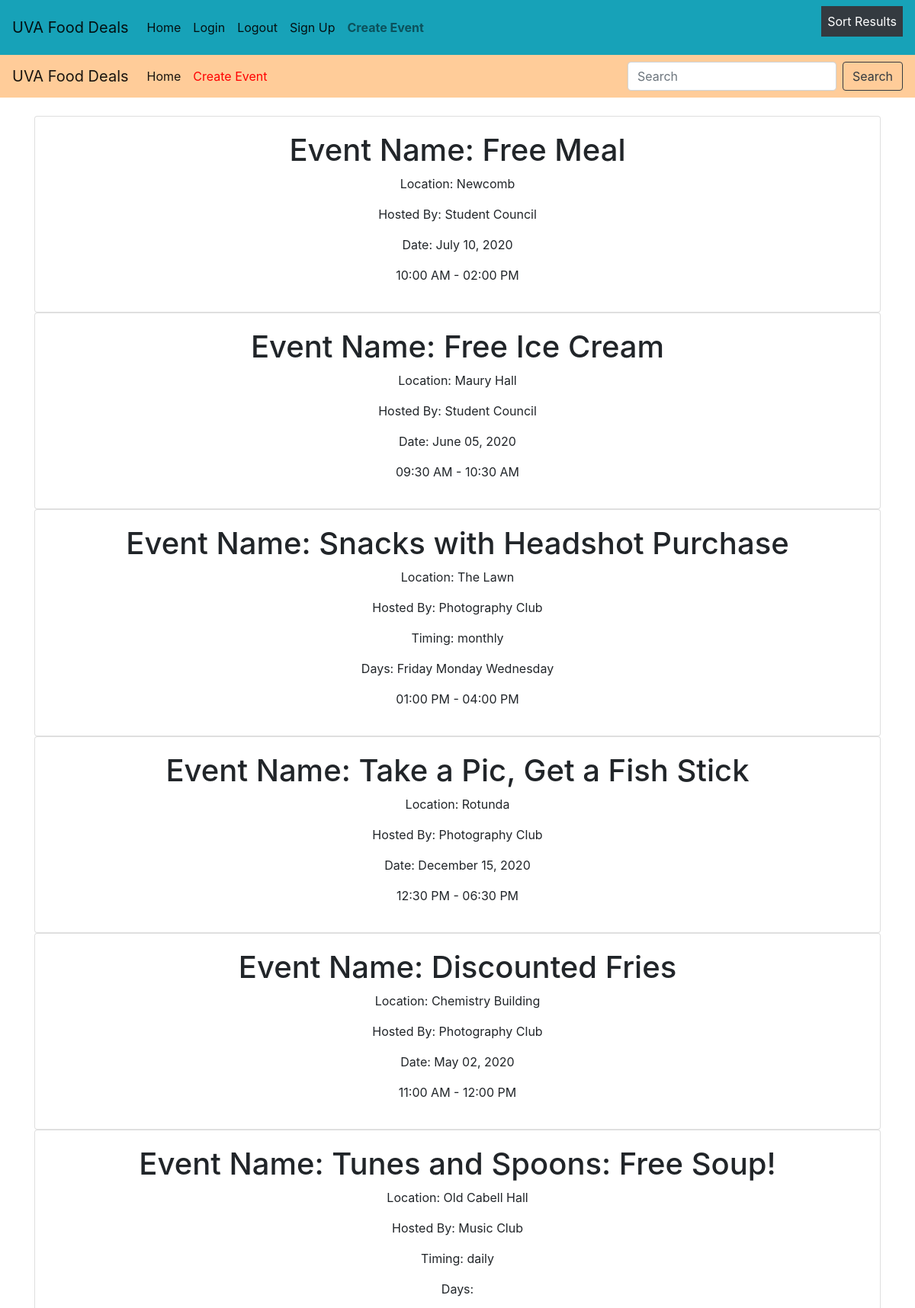
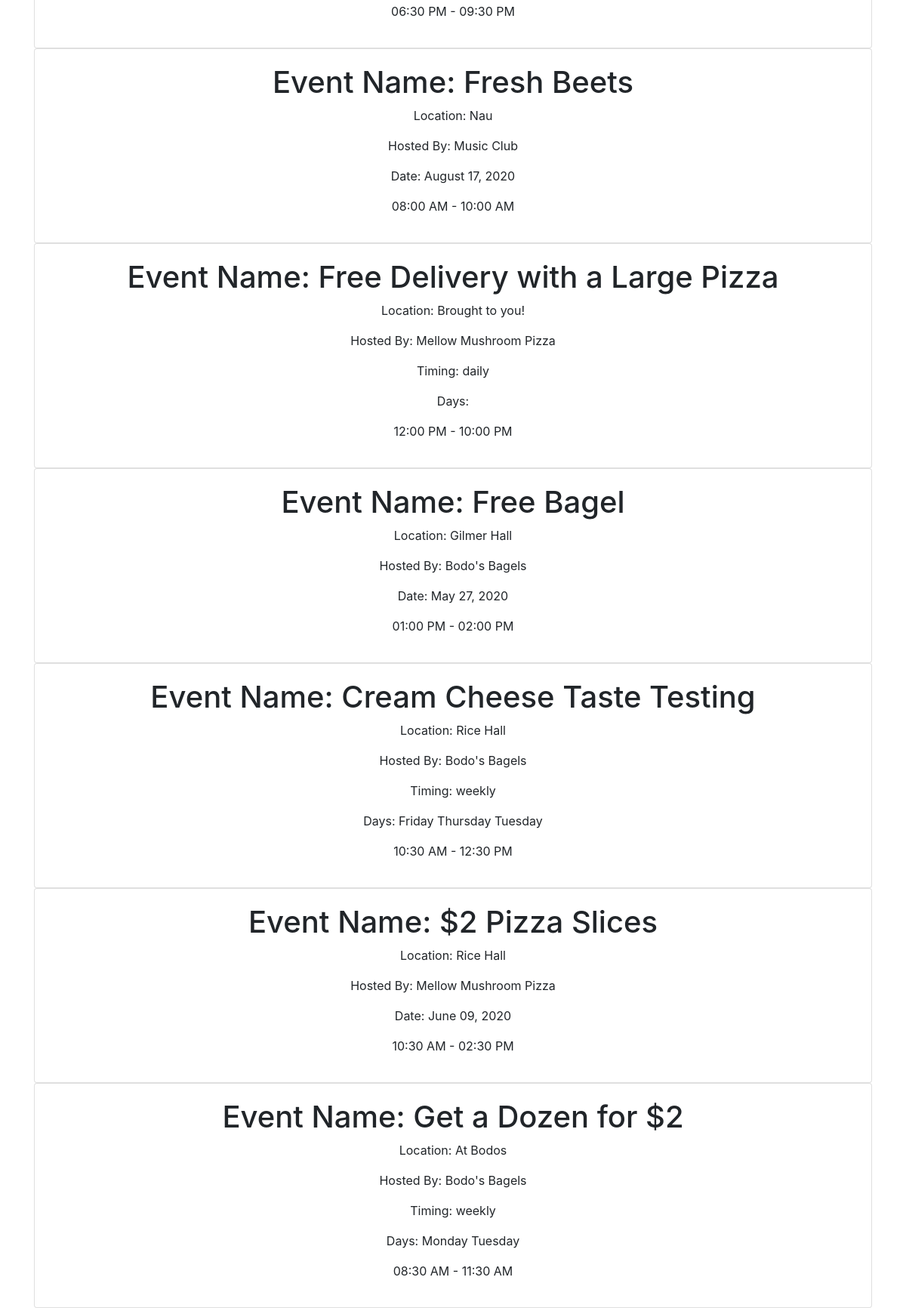
The app's page /uvafooddeals.php with its own data (2 pictures, top to bottom).
### tables this page shows
CREATE TABLE `one_time_event` (
  `eventID` int(6) NOT NULL,
  `exact_date` date NOT NULL
);

CREATE TABLE `recurring_event` (
  `eventID` int(6) NOT NULL,
  `timing` varchar(30) NOT NULL
);

### uvafooddeals.php (the view, shortened to what this page needs)
<?php
    require('uvafooddeals-connectdb.php');
    $query = "SELECT COUNT(*) FROM event NATURAL JOIN sponsors NATURAL JOIN host";
    $statement = $db->prepare($query);
    $statement->execute();
    $num_rows = $statement->fetchAll();
    foreach ($num_rows as $num_row) {
        if ($num_row['COUNT(*)'] == 0) {
            echo "<center><h4>You have no events! Add an event by clicking the button above.</h4></center>";
        } else {
            if(array_key_exists('popularity', $_POST))
            {
            $query = "SELECT * FROM event NATURAL JOIN sponsors NATURAL JOIN host ORDER BY total_votes DESC";
            }
            else
            {
            $query = "SELECT * FROM event NATURAL JOIN sponsors NATURAL JOIN host";
            }
            $statement = $db->prepare($query);
            $statement->execute();
            $results = $statement->fetchAll();
            foreach ($results as $result) {
                $eventID = $result["eventID"];
                $location = $result["location"];
                $startTime = $result["startTime"];
                $endTime = $result["endTime"];
                $event_name = $result["event_name"];
                $host = $result["name"];
                $isOneTime = false;
                $exact_date = '';
                $timing = '';
                $days = array();
                $query = "SELECT * FROM one_time_event";
                $statement = $db->prepare($query);
                $statement->execute();
                $results_onetime = $statement->fetchAll();
                foreach ($results_onetime as $result_onetime) {
                    if ($eventID == $result_onetime['eventID']) {
                        $exact_date = $result_onetime['exact_date'];
                        $isOneTime = true;
                    }
                }
                if ($isOneTime == false) {
                    $query = "SELECT * FROM recurring_event";
                    $statement = $db->prepare($query);
                    $statement->execute();
                    $results_rec = $statement->fetchAll();
                    foreach ($results_rec as $result_rec) {
                        if ($eventID == $result_rec['eventID']) {
                            $timing = $result_rec['timing'];
                        }
                    }
                    $query = "SELECT * FROM recurring_event_days_occurring";
                    $statement = $db->prepare($query);
                    $statement->execute();
                    $results_d = $statement->fetchAll();
                    foreach ($results_d as $result_d) {
                        if ($eventID == $result_d['eventID']) {
                            array_push($days, $result_d['day']);
                        }
                    }
                }
                echo "<div class='container'>";
                echo "<div class='card'>
                    <div class='card-body'>
                        <h1>Event Name: " . $event_name . "</h1>
                        <p>Location: " . $location . "</p>
                        <p>Hosted By: " . $host . "</p>";
                if ($isOneTime) {
                    echo "<p>Date: " . date('F d, Y ', strtotime($exact_date)) . "</p>";
                } else {
                    echo "<p>Timing: " . $timing . "</p>";
                    echo "<p>Days: ";
                    foreach ($days as $day) {
                        echo $day . " ";
                    }
                    echo "</p>";
                }
                echo "<p>" . date('h:i A', strtotime($startTime)) . ' - ' . date('h:i A', strtotime($endTime)) . "</p>";
                echo"</div>
                </div>";
                echo "</div>";
            }
        }
    }
?>

### navbar2.css (style rules this page uses)
.dropbtn { background-color: #343a40; color: white; padding: 8px; font-size: 16px; border: none; }
.dropdown { position: relative; display: inline-block; }

### uvafooddeals.css (style rules this page uses)
h1,p { text-align: center; }

### records on screen
one_time_event: exact_date "July 10, 2020"
one_time_event: exact_date "June 05, 2020"
recurring_event: timing "monthly"
one_time_event: exact_date "December 15, 2020"
one_time_event: exact_date "May 02, 2020"
recurring_event: timing "daily"
one_time_event: exact_date "August 17, 2020"
recurring_event: timing "daily"
one_time_event: exact_date "May 27, 2020"
recurring_event: timing "weekly"
one_time_event: exact_date "June 09, 2020"
recurring_event: timing "weekly"

### other values on screen
$event_name "Free Meal"
$location "Newcomb"
$host "Student Council"
date('h:i A', strtotime($startTime)) "10:00 AM"
date('h:i A', strtotime($endTime)) "02:00 PM"
$event_name "Free Ice Cream"
$location "Maury Hall"
date('h:i A', strtotime($startTime)) "09:30 AM"
date('h:i A', strtotime($endTime)) "10:30 AM"
$event_name "Snacks with Headshot Purchase"
$location "The Lawn"
$host "Photography Club"
$day "Friday"
$day "Monday"
$day "Wednesday"
